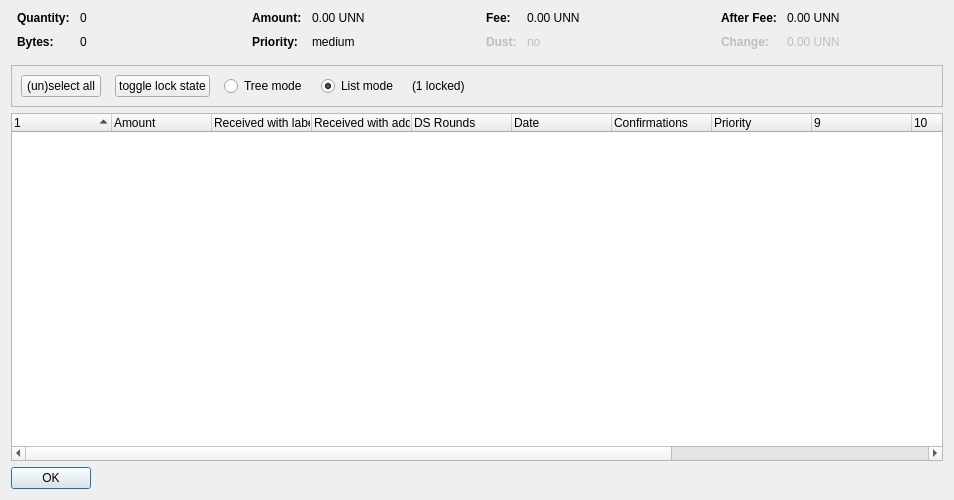
<?xml version="1.0" encoding="UTF-8"?>
<ui version="4.0">
 <class>CoinControlDialog</class>
 <widget class="QDialog" name="CoinControlDialog">
  <property name="geometry">
   <rect>
    <x>0</x>
    <y>0</y>
    <width>954</width>
    <height>500</height>
   </rect>
  </property>
  <property name="windowTitle">
   <string>Coin Selection</string>
  </property>
  <layout class="QVBoxLayout" name="verticalLayout">
   <item>
    <layout class="QHBoxLayout" name="horizontalLayoutTop" stretch="0,0,0,0">
     <property name="topMargin">
      <number>0</number>
     </property>
     <property name="bottomMargin">
      <number>10</number>
     </property>
     <item>
      <layout class="QFormLayout" name="formLayoutCoinControl1">
       <property name="horizontalSpacing">
        <number>10</number>
       </property>
       <property name="verticalSpacing">
        <number>10</number>
       </property>
       <property name="leftMargin">
        <number>6</number>
       </property>
       <property name="rightMargin">
        <number>6</number>
       </property>
       <item row="0" column="0">
        <widget class="QLabel" name="labelCoinControlQuantityText">
         <property name="font">
          <font>
           <weight>75</weight>
           <bold>true</bold>
          </font>
         </property>
         <property name="text">
          <string>Quantity:</string>
         </property>
        </widget>
       </item>
       <item row="0" column="1">
        <widget class="QLabel" name="labelCoinControlQuantity">
         <property name="cursor">
          <cursorShape>IBeamCursor</cursorShape>
         </property>
         <property name="contextMenuPolicy">
          <enum>Qt::ActionsContextMenu</enum>
         </property>
         <property name="text">
          <string notr="true">0</string>
         </property>
         <property name="textInteractionFlags">
          <set>Qt::LinksAccessibleByMouse|Qt::TextSelectableByKeyboard|Qt::TextSelectableByMouse</set>
         </property>
        </widget>
       </item>
       <item row="1" column="0">
        <widget class="QLabel" name="labelCoinControlBytesText">
         <property name="font">
          <font>
           <weight>75</weight>
           <bold>true</bold>
          </font>
         </property>
         <property name="text">
          <string>Bytes:</string>
         </property>
        </widget>
       </item>
       <item row="1" column="1">
        <widget class="QLabel" name="labelCoinControlBytes">
         <property name="cursor">
          <cursorShape>IBeamCursor</cursorShape>
         </property>
         <property name="contextMenuPolicy">
          <enum>Qt::ActionsContextMenu</enum>
         </property>
         <property name="text">
          <string notr="true">0</string>
         </property>
         <property name="textInteractionFlags">
          <set>Qt::LinksAccessibleByMouse|Qt::TextSelectableByKeyboard|Qt::TextSelectableByMouse</set>
         </property>
        </widget>
       </item>
      </layout>
     </item>
     <item>
      <layout class="QFormLayout" name="formLayoutCoinControl2">
       <property name="horizontalSpacing">
        <number>10</number>
       </property>
       <property name="verticalSpacing">
        <number>10</number>
       </property>
       <property name="leftMargin">
        <number>6</number>
       </property>
       <property name="rightMargin">
        <number>6</number>
       </property>
       <item row="0" column="0">
        <widget class="QLabel" name="labelCoinControlAmountText">
         <property name="font">
          <font>
           <weight>75</weight>
           <bold>true</bold>
          </font>
         </property>
         <property name="text">
          <string>Amount:</string>
         </property>
        </widget>
       </item>
       <item row="0" column="1">
        <widget class="QLabel" name="labelCoinControlAmount">
         <property name="cursor">
          <cursorShape>IBeamCursor</cursorShape>
         </property>
         <property name="contextMenuPolicy">
          <enum>Qt::ActionsContextMenu</enum>
         </property>
         <property name="text">
          <string notr="true">0.00 UNN</string>
         </property>
         <property name="textInteractionFlags">
          <set>Qt::LinksAccessibleByMouse|Qt::TextSelectableByKeyboard|Qt::TextSelectableByMouse</set>
         </property>
        </widget>
       </item>
       <item row="1" column="0">
        <widget class="QLabel" name="labelCoinControlPriorityText">
         <property name="font">
          <font>
           <weight>75</weight>
           <bold>true</bold>
          </font>
         </property>
         <property name="text">
          <string>Priority:</string>
         </property>
        </widget>
       </item>
       <item row="1" column="1">
        <widget class="QLabel" name="labelCoinControlPriority">
         <property name="cursor">
          <cursorShape>IBeamCursor</cursorShape>
         </property>
         <property name="contextMenuPolicy">
          <enum>Qt::ActionsContextMenu</enum>
         </property>
         <property name="text">
          <string>medium</string>
         </property>
         <property name="textInteractionFlags">
          <set>Qt::LinksAccessibleByMouse|Qt::TextSelectableByKeyboard|Qt::TextSelectableByMouse</set>
         </property>
        </widget>
       </item>
      </layout>
     </item>
     <item>
      <layout class="QFormLayout" name="formLayoutCoinControl3">
       <property name="horizontalSpacing">
        <number>10</number>
       </property>
       <property name="verticalSpacing">
        <number>10</number>
       </property>
       <property name="leftMargin">
        <number>6</number>
       </property>
       <property name="rightMargin">
        <number>6</number>
       </property>
       <item row="0" column="0">
        <widget class="QLabel" name="labelCoinControlFeeText">
         <property name="font">
          <font>
           <weight>75</weight>
           <bold>true</bold>
          </font>
         </property>
         <property name="text">
          <string>Fee:</string>
         </property>
        </widget>
       </item>
       <item row="0" column="1">
        <widget class="QLabel" name="labelCoinControlFee">
         <property name="cursor">
          <cursorShape>IBeamCursor</cursorShape>
         </property>
         <property name="contextMenuPolicy">
          <enum>Qt::ActionsContextMenu</enum>
         </property>
         <property name="text">
          <string notr="true">0.00 UNN</string>
         </property>
         <property name="textInteractionFlags">
          <set>Qt::LinksAccessibleByMouse|Qt::TextSelectableByKeyboard|Qt::TextSelectableByMouse</set>
         </property>
        </widget>
       </item>
       <item row="1" column="0">
        <widget class="QLabel" name="labelCoinControlLowOutputText">
         <property name="enabled">
          <bool>false</bool>
         </property>
         <property name="font">
          <font>
           <weight>75</weight>
           <bold>true</bold>
          </font>
         </property>
         <property name="text">
          <string>Dust:</string>
         </property>
        </widget>
       </item>
       <item row="1" column="1">
        <widget class="QLabel" name="labelCoinControlLowOutput">
         <property name="enabled">
          <bool>false</bool>
         </property>
         <property name="cursor">
          <cursorShape>IBeamCursor</cursorShape>
         </property>
         <property name="contextMenuPolicy">
          <enum>Qt::ActionsContextMenu</enum>
         </property>
         <property name="text">
          <string>no</string>
         </property>
         <property name="textInteractionFlags">
          <set>Qt::LinksAccessibleByMouse|Qt::TextSelectableByKeyboard|Qt::TextSelectableByMouse</set>
         </property>
        </widget>
       </item>
      </layout>
     </item>
     <item>
      <layout class="QFormLayout" name="formLayoutCoinControl4">
       <property name="horizontalSpacing">
        <number>10</number>
       </property>
       <property name="verticalSpacing">
        <number>10</number>
       </property>
       <property name="leftMargin">
        <number>6</number>
       </property>
       <property name="rightMargin">
        <number>6</number>
       </property>
       <item row="0" column="0">
        <widget class="QLabel" name="labelCoinControlAfterFeeText">
         <property name="font">
          <font>
           <weight>75</weight>
           <bold>true</bold>
          </font>
         </property>
         <property name="text">
          <string>After Fee:</string>
         </property>
        </widget>
       </item>
       <item row="0" column="1">
        <widget class="QLabel" name="labelCoinControlAfterFee">
         <property name="cursor">
          <cursorShape>IBeamCursor</cursorShape>
         </property>
         <property name="contextMenuPolicy">
          <enum>Qt::ActionsContextMenu</enum>
         </property>
         <property name="text">
          <string notr="true">0.00 UNN</string>
         </property>
         <property name="textInteractionFlags">
          <set>Qt::LinksAccessibleByMouse|Qt::TextSelectableByKeyboard|Qt::TextSelectableByMouse</set>
         </property>
        </widget>
       </item>
       <item row="1" column="0">
        <widget class="QLabel" name="labelCoinControlChangeText">
         <property name="enabled">
          <bool>false</bool>
         </property>
         <property name="font">
          <font>
           <weight>75</weight>
           <bold>true</bold>
          </font>
         </property>
         <property name="text">
          <string>Change:</string>
         </property>
        </widget>
       </item>
       <item row="1" column="1">
        <widget class="QLabel" name="labelCoinControlChange">
         <property name="enabled">
          <bool>false</bool>
         </property>
         <property name="cursor">
          <cursorShape>IBeamCursor</cursorShape>
         </property>
         <property name="contextMenuPolicy">
          <enum>Qt::ActionsContextMenu</enum>
         </property>
         <property name="text">
          <string notr="true">0.00 UNN</string>
         </property>
         <property name="textInteractionFlags">
          <set>Qt::LinksAccessibleByMouse|Qt::TextSelectableByKeyboard|Qt::TextSelectableByMouse</set>
         </property>
        </widget>
       </item>
      </layout>
     </item>
    </layout>
   </item>
   <item>
    <widget class="QFrame" name="frame">
     <property name="minimumSize">
      <size>
       <width>0</width>
       <height>40</height>
      </size>
     </property>
     <property name="frameShape">
      <enum>QFrame::StyledPanel</enum>
     </property>
     <property name="frameShadow">
      <enum>QFrame::Sunken</enum>
     </property>
     <layout class="QHBoxLayout" name="horizontalLayout">
      <item>
       <layout class="QHBoxLayout" name="horizontalLayoutPanel" stretch="0,0,0,0,0,0">
        <property name="spacing">
         <number>14</number>
        </property>
        <item>
         <widget class="QPushButton" name="pushButtonSelectAll">
          <property name="sizePolicy">
           <sizepolicy hsizetype="Maximum" vsizetype="Fixed">
            <horstretch>0</horstretch>
            <verstretch>0</verstretch>
           </sizepolicy>
          </property>
          <property name="text">
           <string>(un)select all</string>
          </property>
          <property name="autoDefault">
           <bool>false</bool>
          </property>
         </widget>
        </item>
        <item>
         <widget class="QPushButton" name="pushButtonToggleLock">
          <property name="sizePolicy">
           <sizepolicy hsizetype="Maximum" vsizetype="Fixed">
            <horstretch>0</horstretch>
            <verstretch>0</verstretch>
           </sizepolicy>
          </property>
          <property name="text">
           <string>toggle lock state</string>
          </property>
          <property name="autoDefault">
           <bool>false</bool>
          </property>
         </widget>
        </item>
        <item>
         <widget class="QRadioButton" name="radioTreeMode">
          <property name="sizePolicy">
           <sizepolicy hsizetype="Maximum" vsizetype="Fixed">
            <horstretch>0</horstretch>
            <verstretch>0</verstretch>
           </sizepolicy>
          </property>
          <property name="text">
           <string>Tree mode</string>
          </property>
         </widget>
        </item>
        <item>
         <widget class="QRadioButton" name="radioListMode">
          <property name="sizePolicy">
           <sizepolicy hsizetype="Maximum" vsizetype="Fixed">
            <horstretch>0</horstretch>
            <verstretch>0</verstretch>
           </sizepolicy>
          </property>
          <property name="text">
           <string>List mode</string>
          </property>
          <property name="checked">
           <bool>true</bool>
          </property>
         </widget>
        </item>
        <item>
         <widget class="QLabel" name="labelLocked">
          <property name="text">
           <string>(1 locked)</string>
          </property>
         </widget>
        </item>
        <item>
         <spacer name="horizontalSpacer">
          <property name="orientation">
           <enum>Qt::Horizontal</enum>
          </property>
          <property name="sizeHint" stdset="0">
           <size>
            <width>40</width>
            <height>20</height>
           </size>
          </property>
         </spacer>
        </item>
       </layout>
      </item>
     </layout>
    </widget>
   </item>
   <item>
    <widget class="CoinControlTreeWidget" name="treeWidget">
     <property name="contextMenuPolicy">
      <enum>Qt::CustomContextMenu</enum>
     </property>
     <property name="sortingEnabled">
      <bool>false</bool>
     </property>
     <property name="columnCount">
      <number>13</number>
     </property>
     <attribute name="headerShowSortIndicator" stdset="0">
      <bool>true</bool>
     </attribute>
     <attribute name="headerStretchLastSection">
      <bool>false</bool>
     </attribute>
     <column>
      <property name="text">
       <string/>
      </property>
     </column>
     <column>
      <property name="text">
       <string>Amount</string>
      </property>
     </column>
     <column>
      <property name="text">
       <string>Received with label</string>
      </property>
     </column>
     <column>
      <property name="text">
       <string>Received with address</string>
      </property>
     </column>
     <column>
      <property name="text">
       <string>DS Rounds</string>
      </property>
     </column>
     <column>
      <property name="text">
       <string>Date</string>
      </property>
     </column>
     <column>
      <property name="text">
       <string>Confirmations</string>
      </property>
      <property name="toolTip">
       <string>Confirmed</string>
      </property>
     </column>
     <column>
      <property name="text">
       <string>Priority</string>
      </property>
     </column>
     <column>
      <property name="text">
       <string/>
      </property>
     </column>
     <column>
      <property name="text">
       <string/>
      </property>
     </column>
     <column>
      <property name="text">
       <string/>
      </property>
     </column>
     <column>
      <property name="text">
       <string/>
      </property>
     </column>
     <column>
      <property name="text">
       <string/>
      </property>
     </column>
    </widget>
   </item>
   <item>
    <widget class="QDialogButtonBox" name="buttonBox">
     <property name="sizePolicy">
      <sizepolicy hsizetype="Maximum" vsizetype="Fixed">
       <horstretch>0</horstretch>
       <verstretch>0</verstretch>
      </sizepolicy>
     </property>
     <property name="orientation">
      <enum>Qt::Horizontal</enum>
     </property>
     <property name="standardButtons">
      <set>QDialogButtonBox::Ok</set>
     </property>
    </widget>
   </item>
  </layout>
 </widget>
 <customwidgets>
  <customwidget>
   <class>CoinControlTreeWidget</class>
   <extends>QTreeWidget</extends>
   <header>coincontroltreewidget.h</header>
  </customwidget>
 </customwidgets>
 <resources/>
 <connections/>
</ui>
